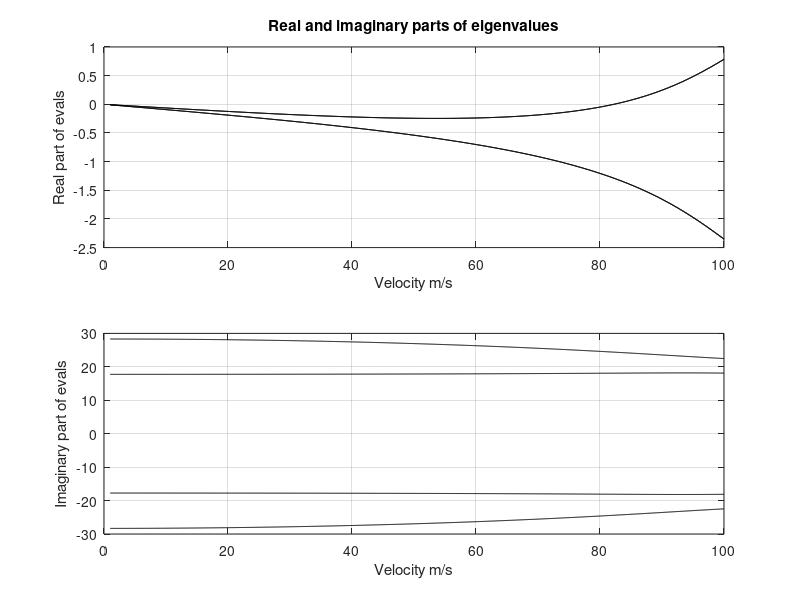
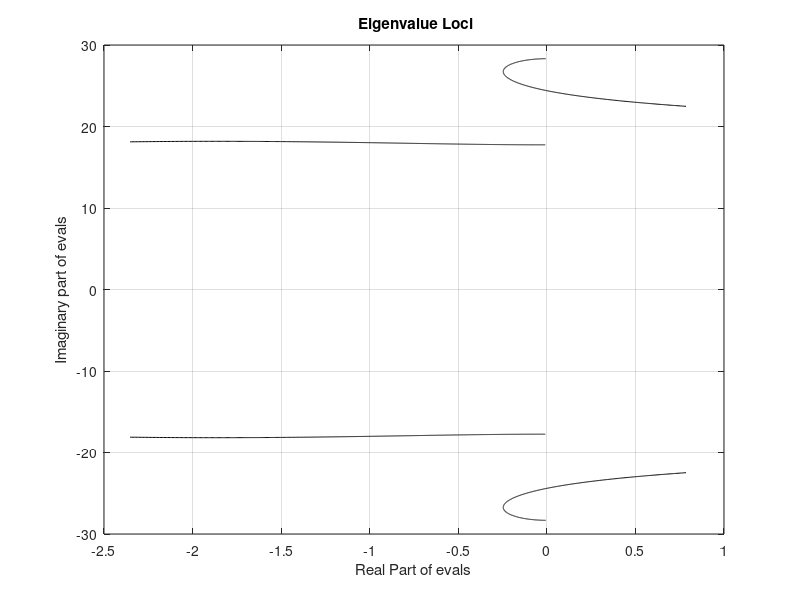
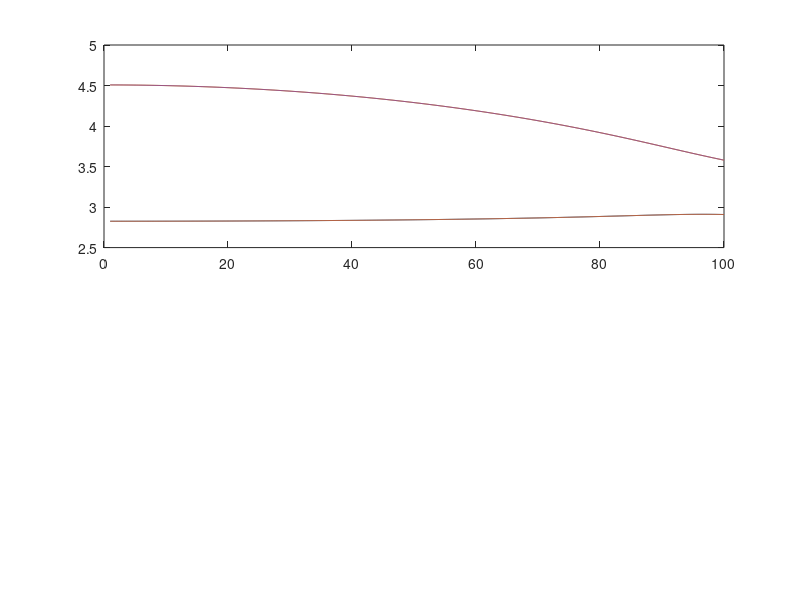

The MATLAB source for these figures, in order: (Note: this script raises an error after producing the figures.)
% 2dof_Flutter

%%%%%%%%%%%%%%%%%%%%%%%%%%%%%%%%%%%%%%%%%%%%%%%%%%%%%%%%%%%%%%%%%%%%%%%%%%%

% Plots out the vg and vw plots for a rectangular wing
% with modified strip theory aerodynamics
% using z = qb(y/s)^2 + qt(x-xf)(y/s)   binary shape
% Assumes linear variation of the mass distribution in the chordwise
% direction based on definition of cg
% Based on model IAAL 2nd edition pp173 - 177

%%%%%%%%%%%%%%%%%%%%%%%%%%%%%%%%%%%%%%%%%%%%%%%%%%%%%%%%%%%%%%%%%%%%%%%%%%%

format compact; clear all; close all

% Aircraft data
s = 7.5;                    % semi span (m)
c = 2;                      % chord (m)
m = 200;                    % mass per unit area (kg/m^2)

rho = 1.225;                % air density  (kg/m^3)
aw = 2 * pi;                  % 2D lift curve slope
Mtdot = -1.2;               % unsteady torsional damping term
%Mtdot = 0;                 % quasi-steady torsional damping term

EI =  2e+7  ;               % flexural rigidity
GJ =  2e+6  ;               % torsional rigidity
xf = 0.48 * c;              % position of elastic axis
e = (xf - 0.25 * c)/c;      % eccentricity ratio between elastic axis and aerodynamic centre
xcg = 0.5 * c;              % position of the mass axis in a chordwise sense

GJstr = sprintf('%0.5g',GJ); EIstr = sprintf('%0.5g',EI);
astring = ['xf/c = ', num2str(xf/c),' xcg/c = ',num2str(xcg/c),' EI = ',EIstr,...
    ' GJ = ',GJstr,' Mtdot = ', num2str(Mtdot)];
disp(astring)

mt = m * (6 * xcg / c - 2);
ml = 2 * m - mt;
a = ml;
b = (mt - ml) / c;

modes = 2;

% Inertia matrix
A = zeros(modes,modes);
A(1,1) = a * s / 5 * c + b * s * c^2 / 10;
A(1,2) = a * s / 4 * (c^2 / 2 - c * xf) + b * s / 4 * (c^3 / 3 - c^2 / 2 * xf);
A(2,1) = A(1,2);
A(2,2) = a * s / 3 * (c^3 / 3 - c^2 * xf + xf^2 * c) + b * s / 3 * (c^4 / 4 - 2 * c^3 * xf / 3 + xf^2 * c^2 / 2);

% Structural damping matrix
D = zeros(modes, modes);

% Stiffness matrix
E = zeros(modes,modes);
E(1,1) = 4 * EI / s^3;
E(1,2) = 0;
E(2,1) = 0;
E(2,2) = GJ / s;

% Eigenvalue solution, normalisation and sorting for wind off system
[evects, evals1] = eig(A \ E) ;       % eigenvalues / vectors
disp(['wind off nat freqs'])
sfreqs = sqrt(diag(evals1))/(2 * pi)  % natural frequencies
[sfreqs,sort_f] = sort(sfreqs);
sfreqs';
evects = evects(:,sort_f');
max_evect = max(abs(evects));
for jj = 1:modes
    evects(1:modes,jj) = evects(1:modes,jj) / max_evect(jj);
end

% Aerodynamic damping matrix
B = zeros(modes, modes);
B(1,1) = c * aw * s / 10;
B(1,2) = 0;
B(2,1) = - c^2 * e * aw * s / 8;
B(2,2) = -c^3 * Mtdot * s / 24;

% Aerodynamic stiffness matrix
C = zeros(modes, modes);
C(1,1) = 0;
C(1,2) = c * aw * s / 8;
C(2,1) = 0;
C(2,2) = -c^2 * e * aw * s / 6;

% Loop around velocities for aeroelastic system
f = []; d = []; evalr = []; evali = []; ev = [];
vstart = 1; vinc = 0.1; vend = 100;
icount = 0;

% Determine first order complex eigenvalue solution at each velocity
for v = vstart:vinc:vend
    icount = icount +1;
    vel(icount) = v;
    
    Q = [zeros(modes, modes) eye(modes, modes); -A\(rho*v^2*C + E) -A\(rho*v*B + D)];
    evals = eig(Q);
    er = real(evals); ei = imag(evals);
    
    for ii = 1:2*modes
        wrad(ii,1) = abs(evals(ii));
        zeta(ii,1) = -real(evals(ii)) / wrad(ii);
        if imag(evals(ii)) == 0
            wrad(ii,1) = 0;
        end
        whz(ii,1) = wrad(ii,1) / (2*pi);
    end
    
    %  [ei, eisort] = sort(ei);    % sort evals in order of imag part of eval
    %  [er, ersort] = sort(er);    % real part of evals for plotting
    %  evals = evals(ersort);      % overall evals are still sorted together
    
    [whz, wsort] = sort(whz);      % sort frequencies in order
    zeta = zeta(wsort);
    
    f = [f whz]; d = [d zeta*100];
    
    evalr = [evalr er(wsort)]; evali = [evali ei(wsort)];
    ev = [ev evals(wsort)];
end

% Determine the flutter and divergence velocity based upon real eigenvalue behaviour
% and picking out crossings
% Depend upon imaginary eigenvalues to determine whether flutter or divergence

vs = sum(cumsum((real(ev) > 0),2) == 1);
nvels = vs(sum(cumsum((real(ev) > 0),2) == 1) > 0); 	% number of roots that change at each stability bound
vcrit = vel(sum(cumsum((real(ev) > 0),2) == 1) > 0);    % velocities at stability bounds

if sum(vs) == 0
    disp('No flutter or divergence')
else
    icount = 0;
    for ii = 1:max(size(nvels))
        for jj = 1:nvels(ii)
            icount = icount + 1;
            v_all(icount) = vcrit(ii);    % critical velocity vector with extra (same) value for flutter root
        end
    end
    if sum(vs) > 0
        ecrit = ev(cumsum((real(ev) > 0),2) == 1)
        for ii = 1:max(size(ecrit))
            if imag(ecrit(ii)) == 0  % check for flutter or divergence
                disp([num2str(v_all(ii)) ' m/s = divergence'])
            else
                fflut(ii) = abs(ecrit(ii))/(2 * pi);
                disp([num2str(v_all(ii)) ' m/s = flutter     '  num2str(fflut(ii)) ' Hz'])
            end
        end
    end
end

% Plots
figure(1)
subplot(211)
plot(vel, evalr, '-k')
title('Real and imaginary parts of eigenvalues'); xlabel('Velocity m/s'); ylabel('Real part of evals'); grid
subplot(212)
plot(vel, evali, '-k')
xlabel('Velocity m/s'); ylabel('Imaginary part of evals'); grid

figure(2)
plot(evalr', evali', '-k')
title(' Eigenvalue Loci'); xlabel('Real Part of evals'); ylabel('Imaginary part of evals'); grid

figure(3)
subplot(211)
plot(vel,f)
hold on
if sum(vs) > 1
    for ii = 1:max(size(ecrit))
        if imag(ecrit(ii)) == 0              % divergence
            plot(v_all(ii),0,'Ob')
        else
            plot(v_all(ii),fflut(ii),'Or')   % flutter
        end
    end
end
title('Frequency and damping vs velocity'); xlabel('Velocity (m/s)'); ylabel('Frequency (Hz)'); grid
subplot(212)
x0 = [0 vend]; y0 = [0 0];
plot(vel,d,x0,y0,'--k')                      %,xf,yf,'--k')
hold on
if sum(vs) > 1
    for ii = 1:max(size(ecrit))
        if imag(ecrit(ii)) == 0  % check for flutter or divergence
            plot(v_all(ii),-100,'Ob')
        else
            plot(v_all(ii),0,'Or')
        end
    end
end
xlabel('Velocity (m/s)'); ylabel('Damping (%)'); axis([0 vend -20 25]); grid

figure(4)
subplot(221)
plot(vel,f,'k')
hold on
if sum(vs) > 1
    for ii = 1:max(size(ecrit))
        if imag(ecrit(ii)) == 0  % divergence
            plot(v_all(ii),0,'Ob')
        else
            plot(v_all(ii),fflut(ii),'Or')   % flutter
        end
    end
end
xlabel('Velocity (m/s)'); ylabel('Frequency (Hz)'); grid
subplot(222)
plot(vel, evalr, '-k')
xlabel('Velocity m/s'); ylabel('Real part of evals'); grid
subplot(223)

x0 = [0 vend]; y0 = [0 0];
plot(vel,d,'k',x0,y0,'--k')                  %,xf,yf,'--k')
hold on
if sum(vs) > 1
    for ii = 1:max(size(ecrit))
        if imag(ecrit(ii)) == 0  % check for flutter or divergence
            plot(v_all(ii),-100,'Ob')
        else
            plot(v_all(ii),0,'Or')
        end
    end
end
xlabel('Velocity (m/s)'); ylabel('Damping Ratio (%)')
%axis([0 vend -20 25])
grid
subplot(224)
plot(vel, evali, '-k')
xlabel('Velocity m/s'); ylabel('Imaginary part of evals'); grid

